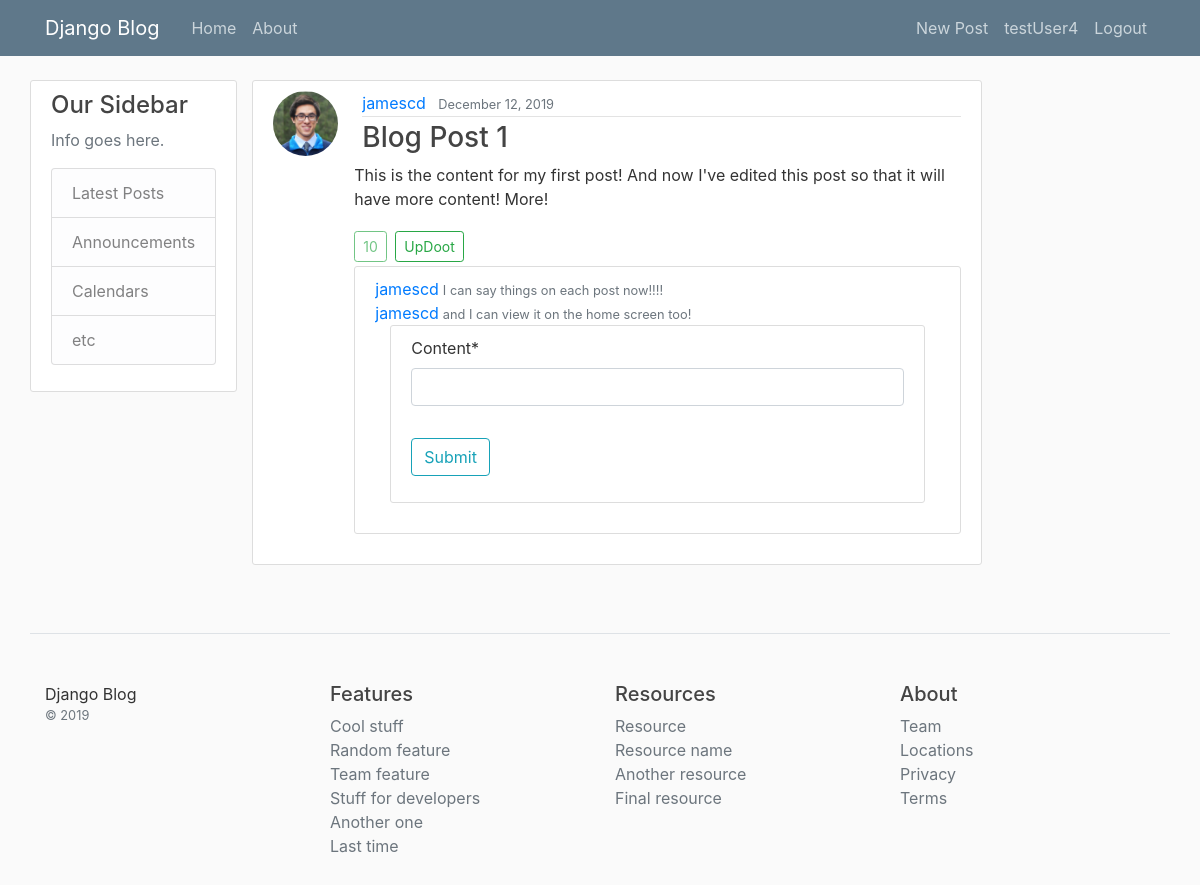
/post/1/ (signed in), run on the app's committed database.
### blog/models.py (models this page shows, shortened)
class Post(models.Model):
	title = models.CharField(max_length=100)
	content = models.TextField()
	date_posted = models.DateTimeField(default=timezone.now)
	author = models.ForeignKey(User, on_delete=models.CASCADE)
	updoots = models.SmallIntegerField(default=0)

class Comment(models.Model):
	post = models.ForeignKey(Post, on_delete=models.CASCADE)
	author = models.ForeignKey(User, on_delete=models.CASCADE)
	content = models.CharField(max_length=200)
	date_posted = models.DateTimeField(default=timezone.now)

### users/models.py (models this page shows, shortened)
class Profile(models.Model):
	user = models.OneToOneField(User, on_delete=models.CASCADE)
	image = models.ImageField(default='default.jpeg', upload_to='profile-pics')
	bio = models.TextField()

### blog/views.py (the view)
# urls.py: path('post/<int:pk>/', views.postDetail, name='post-detail'),
@login_required
def postDetail(request, **kwargs):
	post = get_object_or_404(Post, id=kwargs.get('pk'))
	if request.method == 'POST':
		c_form = CommentPostForm(request.POST, instance=request.user)
		if c_form.is_valid(request, post):
			com = Comment(post=post, author=request.user,
						  content=c_form.cleaned_data.get('content'))
			com.save()
			messages.success(request, f'Comment posted!')
			return redirect('post-detail', kwargs.get('pk')) # So won't re-run post request if page reloaded
	else:
		c_form = CommentPostForm(instance=request.user)
	context = {
		'title': post.title,
		'post': post,
		'comments': Comment.objects.filter(post=post),
		'c_form': c_form
	}
	return render(request, 'blog/post_detail.html', context)

### blog/forms.py (shortened to what this page needs)
class CommentPostForm(forms.ModelForm):
	content = forms.CharField(max_length=200)
	class Meta:
		model = Comment
		fields = ['content']

### blog/templates/blog/post_detail.html (shortened to what this page needs)
{% extends "blog/base.html" %}
{% load crispy_forms_tags %}
{% block content %}
<article class="media content-section">
	<img class="rounded-circle article-img" src="{{ post.author.profile.image.url }}">
	<div class="media-body">
		<div class="media-section ml-2">
			<div class="article-metadata">
				<a class="mr-2" href="{% url 'user-posts' post.author.username %}">{{ post.author }}</a>
				<small class="text-muted">{{ post.date_posted|date:"F d, Y" }}</small>
			</div>
			<h3 class="article-title">{{ post.title }}</h3>
		</div>
		<p class="article-content">{{ post.content }}</p>
		<a class="btn btn-outline-success btn-sm disabled mr-1">{{ post.updoots }}</a>
		<a class="btn btn-outline-success btn-sm mt-1 mb-1" href="{% url 'post-updoot' post.id 'detail' %}">UpDoot</a>
		<div class="media content-section">
			<div class="col">
				{% for comment in comments %}
					<div class="row">
						<a class="mr-1" href="{% url 'user-posts' comment.author.username %}">{{ comment.author }}</a>
						<small class="mt-1 text-muted">{{ comment.content }}</small>
					</div>
				{% endfor %}
				{% if user.is_authenticated %}
					<form class="content-section" method="POST">
						<fieldset class="form-group">
							{{ c_form|crispy }}
						</fieldset>
						<div class="form-group">
							<button class="btn btn-outline-info" type="submit" name="post-btn">Submit</button>
						</div>
					</form>
				{% endif %}
			</div>
		</div>
	</div>
</article>
{% endblock content %}

### blog/templates/blog/base.html (shortened to what this page needs)
{% load static %}
<!DOCTYPE html>
<html lang="en">
<head>
	<link rel="stylesheet" href="https://stackpath.bootstrapcdn.com/bootstrap/4.4.1/css/bootstrap.min.css">
	<link rel="stylesheet" type="text/css" href="{% static 'blog/main.css' %}">
</head>
<body>
	<header class="site-header">
		<nav class="navbar navbar-expand-md navbar-dark bg-steel fixed-top">
			<div class="container">
				<a class="navbar-brand mr-4" href="{% url 'blog-home' %}">Django Blog</a>
				<div class="collapse navbar-collapse" id="navbarToggle">
					<div class="navbar-nav mr-auto">
						<a class="nav-item nav-link" href="{% url 'blog-home' %}">Home</a>
						<a class="nav-item nav-link" href="{% url 'blog-about' %}">About</a>
					</div>
					<div class="navbar-nav">
						{% if user.is_authenticated %}
							<a class="nav-item nav-link" href="{% url 'post-create' %}">New Post</a>
							<a class="nav-item nav-link" href="{% url 'profile' %}">{{ user.username }}</a>
							<a class="nav-item nav-link" href="{% url 'logout' %}">Logout</a>
						{% else %}
							<a class="nav-item nav-link" href="{% url 'login' %}">Login</a>
							<a class="nav-item nav-link" href="{% url 'register' %}">Register</a>
						{% endif %}
					</div>
				</div>
			</div>
		</nav>
	</header>
	<main role="main" class="container">
		<div class="row">
			<div class="col-md-2.5">
				<div class="content-section">
					<h4>Our Sidebar</h4>
					<p class='text-muted'>Info goes here.
						<ul class="list-group">
							<li class="list-group-item list-group-item-light">Latest Posts</li>
							<li class="list-group-item list-group-item-light">Announcements</li>
							<li class="list-group-item list-group-item-light">Calendars</li>
							<li class="list-group-item list-group-item-light">etc</li>
						</ul>
					</p>
				</div>
			</div>
			<div class="col-md-8">
				{% block content %}{% endblock %}
			</div>
		</div>
	</main>
	<footer class="container pt-4 my-md-5 pt-md-5 border-top">
        <div class="row">
          <div class="col-12 col-md">
			Django Blog
            <small class="d-block mb-3 text-muted">&copy; 2019</small>
          </div>
          <div class="col-6 col-md">
            <h5>Features</h5>
            <ul class="list-unstyled text-small">
              <li><a class="text-muted" href="#">Cool stuff</a></li>
              <li><a class="text-muted" href="#">Random feature</a></li>
              <li><a class="text-muted" href="#">Team feature</a></li>
              <li><a class="text-muted" href="#">Stuff for developers</a></li>
              <li><a class="text-muted" href="#">Another one</a></li>
              <li><a class="text-muted" href="#">Last time</a></li>
            </ul>
          </div>
          <div class="col-6 col-md">
            <h5>Resources</h5>
            <ul class="list-unstyled text-small">
              <li><a class="text-muted" href="#">Resource</a></li>
              <li><a class="text-muted" href="#">Resource name</a></li>
              <li><a class="text-muted" href="#">Another resource</a></li>
              <li><a class="text-muted" href="#">Final resource</a></li>
            </ul>
          </div>
          <div class="col-6 col-md">
            <h5>About</h5>
            <ul class="list-unstyled text-small">
              <li><a class="text-muted" href="#">Team</a></li>
              <li><a class="text-muted" href="#">Locations</a></li>
              <li><a class="text-muted" href="#">Privacy</a></li>
              <li><a class="text-muted" href="#">Terms</a></li>
            </ul>
          </div>
        </div>
      </footer>
</body>
</html>

### blog/static/blog/main.css (style rules this page uses)
body { background: #fafafa; color: #333333; margin-top: 5rem; }
h1, h2, h3, h4, h5, h6 { color: #444444; }
ul { margin: 0; }
.bg-steel { background-color: #5f788a; }
.site-header .navbar-nav .nav-link { color: #cbd5db; }
.content-section { background: #ffffff; padding: 10px 20px; border: 1px solid #dddddd; border-radius: 3px; margin-bottom: 20px; }
.article-title { color: #444444; }
.article-content { white-space: pre-line; }
.article-img { height: 65px; width: 65px; margin-right: 16px; }
.article-metadata { padding-bottom: 1px; margin-bottom: 4px; border-bottom: 1px solid #e3e3e3 }

### data on the page
Post: author.profile.image (picture), author "jamescd", date_posted "December 12, 2019", title "Blog Post 1", content "This is the content for my first post! And now I've edited this post so that it will have more content! More!", updoots "10"
Comment: author "jamescd", content "I can say things on each post now!!!!"
Comment: author "jamescd", content "and I can view it on the home screen too!"

### other printed values
{{ user.username }} "testUser4"
